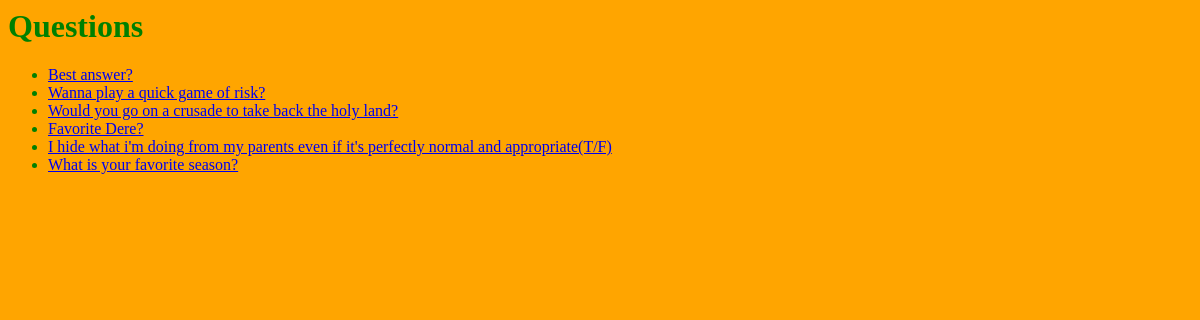
The app's page /, older data.
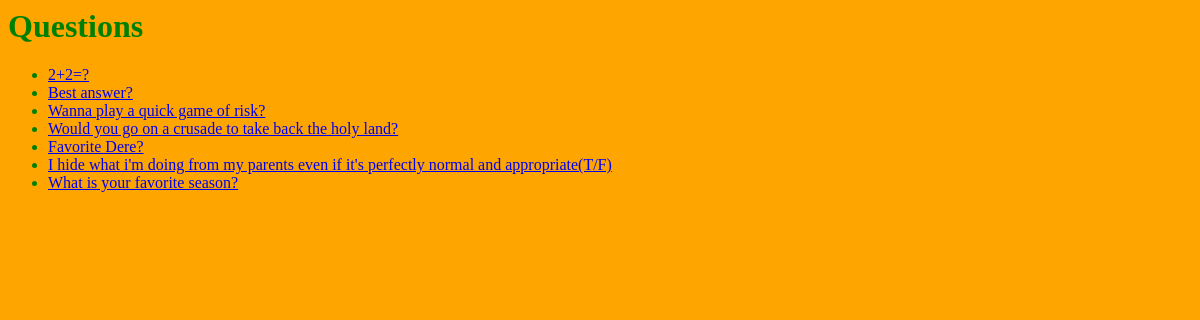
The same page, newer data.
### polls/models.py (models this page shows, shortened)
class Question(models.Model):
	question_text = models.CharField(max_length = 200)
	pub_date = models.DateTimeField('date published')
	img = models.URLField(max_length=200, blank =True)

### polls/views.py (the view)
# urls.py: path('', views.index),
def index(request):
	latest_question_list = Question.objects.order_by('-pub_date')[:11]
	context = {'latest_question_list': latest_question_list}
	return render(request, 'polls/index.html', context)

### polls/templates/polls/index.html (shortened to what this page needs)
<head>
</head>
<body>
    <h1>Questions</h1>
    {% if latest_question_list %}
	   <ul>
	   {% for question in latest_question_list %}
		  <li><a href='/{{ question.id }}'>{{ question.question_text }}</a></li>
	   {% endfor %}
	   </ul>
    {% else %}
	   <p>No polls are available</p>
    {% endif %}
</body>

### polls/templates/polls/index.html (style rules this page uses)
body { font-family: 'Comic Sans MS'; background-color: orange; color: green }

Row changes from the older to the newer data that the page shows:
added Question: question_text "2+2=?"
